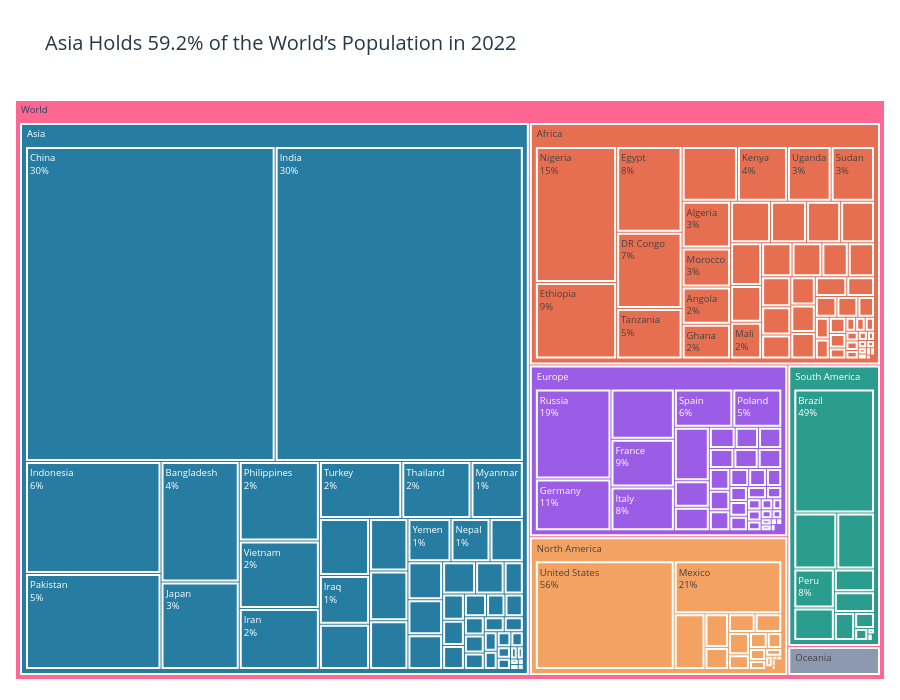

Here is the notebook cell this chart was saved with:
### Markdown cell above
I chose a treemap because it shows continents and their countries together in one chart. The size of each rectangle represents its population, while different colours help separate the continents.

### Code cell
treemap_df = df.copy()

continent_totals = treemap_df.groupby(
    'Continent'
)['2022 Population'].sum()

world_total = treemap_df['2022 Population'].sum()

asia_share = (
    continent_totals['Asia'] / world_total
) * 100

colors = {
    'Africa': '#E76F51',
    'Asia': '#277DA1',
    'Europe': '#9B5DE5',
    'North America': '#F4A261',
    'South America': '#2A9D8F',
    'Oceania': '#8D99AE'
}

fig = px.treemap(
    treemap_df,
    path=[px.Constant('World'), 'Continent', 'Country'],
    values='2022 Population',
    color='Continent',
    color_discrete_map=colors,
    hover_data={
        '2022 Population': ':,',
        'Continent': True
    },
    title='Asia Holds 59.2% of the World’s Population in 2022'
)

fig.update_traces(
    textinfo='label+percent parent',
    marker=dict(
        line=dict(color='white', width=2)
    ),
    root_color='#263746',
    tiling=dict(pad=3),
    textfont=dict(size=12)
)

fig.update_layout(
    template='plotly_white',
    height=700,
    title_font=dict(size=20, color='#263746'),
    margin=dict(t=100, l=15, r=15, b=20),
    uniformtext=dict(minsize=9, mode='hide')
)

fig.show()

print(f'World population: {world_total:,}')
print(f'Asia share of world population: {asia_share:.1f}%')

### Figure 1 — Plotly figure (JSON) as saved in the notebook; plotly's stock layout.template omitted (floating-point values rounded to 4 significant figures; data arrays with more than 128 entries replaced by an {"elided": "..."} marker saying what was removed)
{"data": [{"branchvalues": "total", "customdata": {"elided": "241x2 mixed values"}, "domain": {"x": [0, 1], "y": [0, 1]}, "hovertemplate": "labels=%{label}<br>2022 Population=%{customdata[0]:,}<br>parent=%{parent}<br>id=%{id}<br>Continent=%{customdata[1]}<extra></extra>", "ids": {"elided": "241 str values"}, "labels": {"elided": "241 str values"}, "marker": {"colors": {"elided": "241 str values"}, "line": {"color": "white", "width": 2}}, "name": "", "parents": {"elided": "241 str values"}, "root": {"color": "#263746"}, "textfont": {"size": 12}, "textinfo": "label+percent parent", "tiling": {"pad": 3}, "type": "treemap", "values": {"elided": "241 float values"}}], "layout": {"height": 700, "legend": {"tracegroupgap": 0}, "margin": {"b": 20, "l": 15, "r": 15, "t": 100}, "title": {"font": {"color": "#263746", "size": 20}, "text": "Asia Holds 59.2% of the World’s Population in 2022"}, "uniformtext": {"minsize": 9, "mode": "hide"}}}
